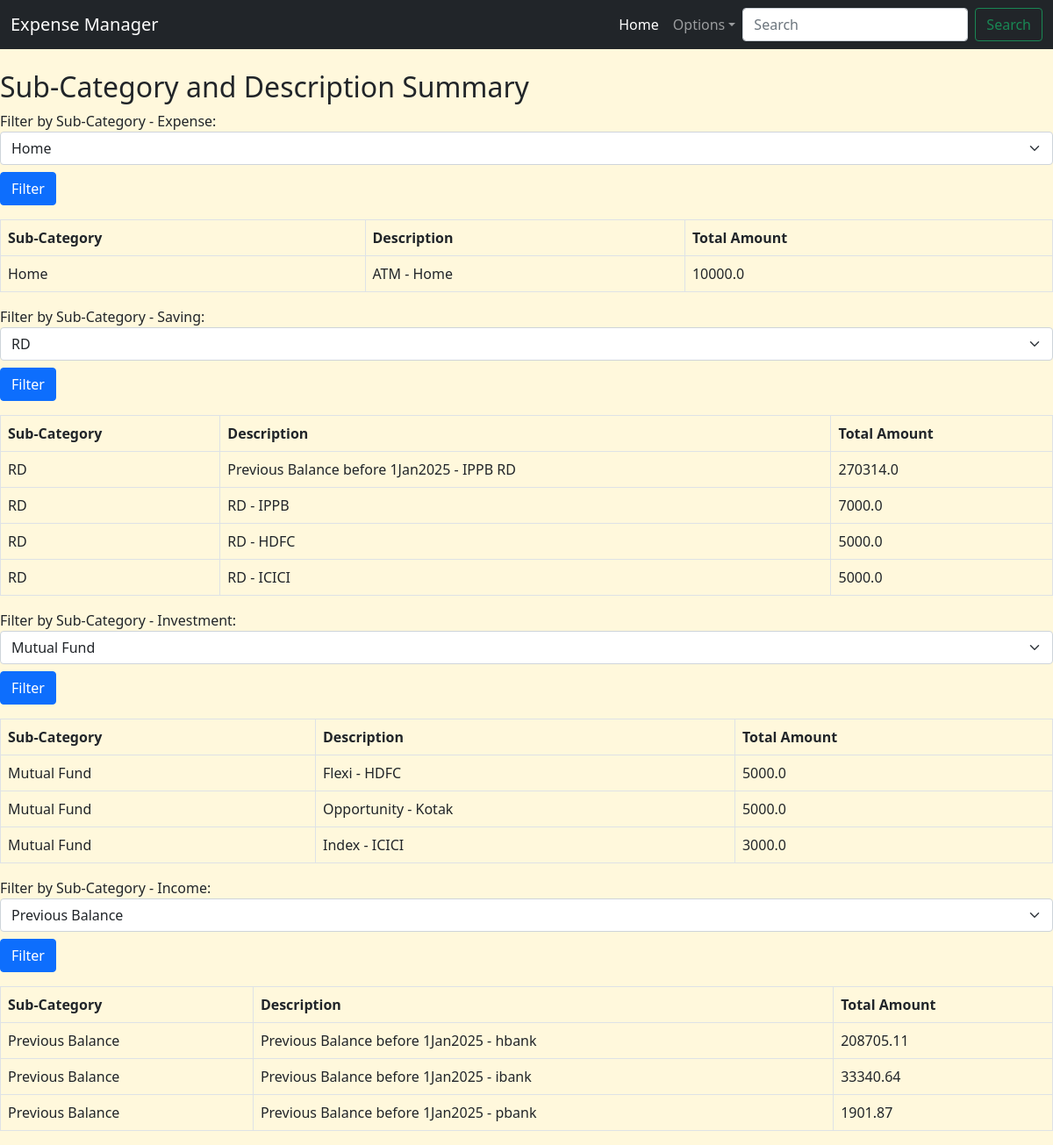
Before: /filtersummary with the older database file.
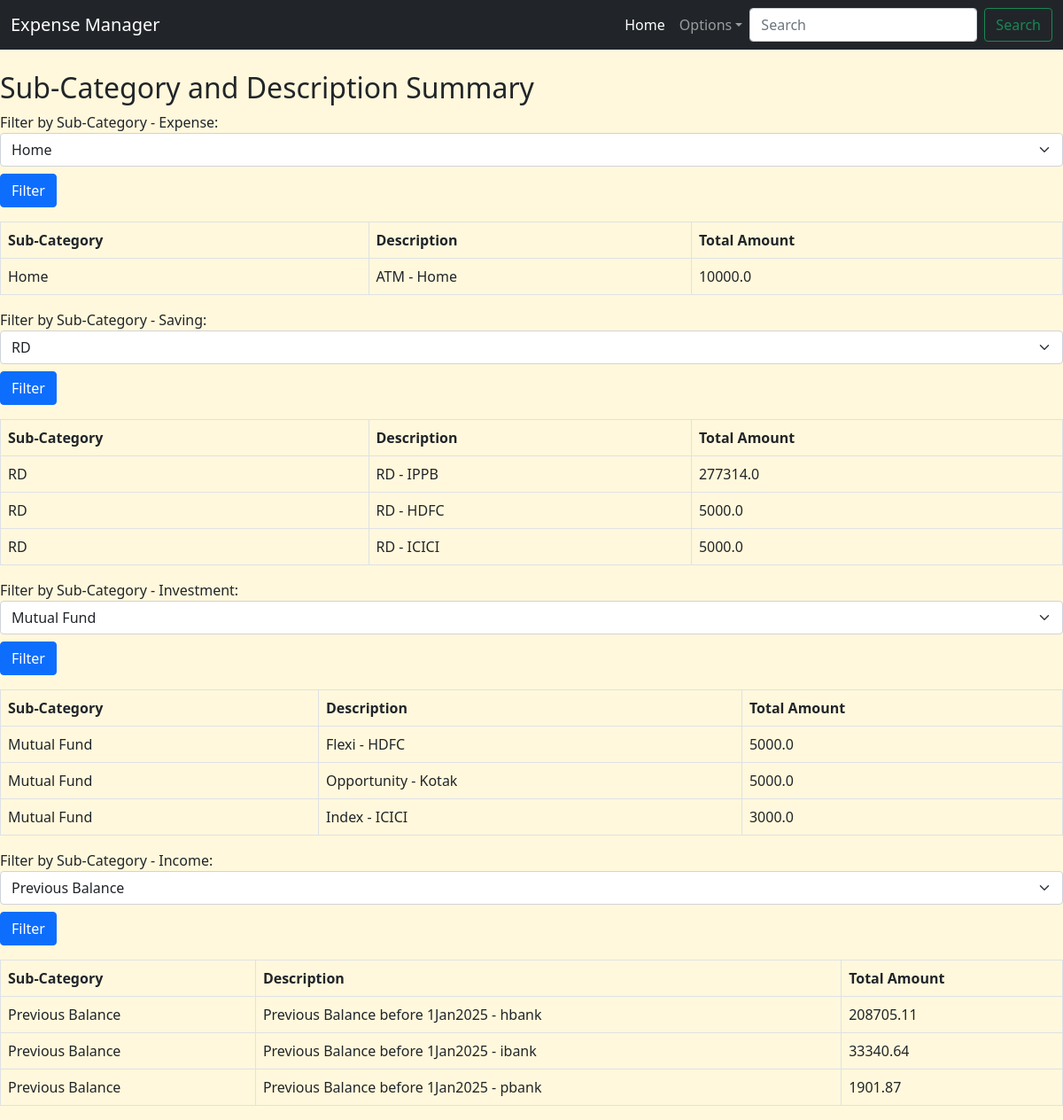
After: the same page with the newer database file.
### app.py (models this page shows)
class IncomeExpenseManager(db.Model):
    id = db.Column(db.Integer, primary_key=True)
    date = db.Column(db.Date, nullable=False)
    from_bank = db.Column(db.String(10), nullable=True)
    to_bank = db.Column(db.String(10), nullable=True)
    category = db.Column(db.String(20), nullable=False)
    sub_category = db.Column(db.String(50), nullable=False)
    description = db.Column(db.String(100), nullable=False)
    amount = db.Column(db.Float, nullable=False)

### app.py (the view)
@app.route('/filtersummary')
def category_filter():
    categories = ["expense", "saving", "investment", "income"]
    category_data = {}
    for category in categories:
        sub_categories = db.session.query(IncomeExpenseManager.sub_category).filter(IncomeExpenseManager.category == category).distinct().all()
        sub_categories = [row[0] for row in sub_categories]  # Extract values
        selected_sub_category = request.args.get(f'sub_category_{category}', sub_categories[0] if sub_categories else None)
        sub_cat_des_summary = (db.session.query(IncomeExpenseManager.sub_category, IncomeExpenseManager.description, db.func.sum(IncomeExpenseManager.amount).label('total_amount')).filter(IncomeExpenseManager.sub_category == selected_sub_category, IncomeExpenseManager.category == category).group_by(IncomeExpenseManager.sub_category, IncomeExpenseManager.description).order_by(db.func.sum(IncomeExpenseManager.amount).desc()).all())
        category_data[category] = {
            "sub_categories": sub_categories,
            "selected_sub_category": selected_sub_category,
            "sub_cat_des_summary": sub_cat_des_summary
        }
    return render_template("category_Filter.html", category_data=category_data)

### templates/category_filter.html
{% extends 'base.html' %}
{% block content %}
<h2 class="mt-4">Sub-Category and Description Summary</h2>
{% for category, data in category_data.items() %}
    <form method="GET" action="{{ url_for('category_filter') }}" class="mb-3">
        <label for="sub_category_{{ category }}">Filter by Sub-Category - {{ category.capitalize() }}:</label>
        <select name="sub_category_{{ category }}" id="sub_category_{{ category }}" class="form-select">
            {% for sub_category in data.sub_categories %}
            <option value="{{ sub_category }}" {% if sub_category == data.selected_sub_category %}selected{% endif %}>
                {{ sub_category }}
            </option>
            {% endfor %}
        </select>
        <button type="submit" class="btn btn-primary mt-2">Filter</button>
    </form>
    {% if data.sub_cat_des_summary %}
    <table class="table table-bordered table-hover">
        <thead>
            <tr>
                <th scope="col">Sub-Category</th>
                <th scope="col">Description</th>
                <th scope="col">Total Amount</th>
            </tr>
        </thead>
        <tbody>
            {% for sub_category, description, total_amount in data.sub_cat_des_summary %}
            <tr>
                <td>{{ sub_category }}</td>
                <td>{{ description }}</td>
                <td>{{ total_amount | round(2) }}</td>
            </tr>
            {% endfor %}
        </tbody>
    </table>
    {% else %}
    <p>No data available for the selected sub-category.</p>
    {% endif %}
{% endfor %}
{% endblock %}

### templates/base.html (shortened to what this page needs)
<!DOCTYPE html>
<html lang="en">
<head>
    <link href="https://cdn.jsdelivr.net/npm/bootstrap@5.0.2/dist/css/bootstrap.min.css" rel="stylesheet">
  </head>
<body>
    <header>
        <nav class="navbar navbar-expand-lg navbar-dark bg-dark">
            <div class="container-fluid">
              <a class="navbar-brand" href="{{url_for('index')}}">Expense Manager</a>
              <div class="collapse navbar-collapse" id="navbarSupportedContent">
                <ul class="navbar-nav ms-auto mb-2 mb-lg-0">
                  <li class="nav-item">
                    <a class="nav-link active" aria-current="page" href="{{url_for('index')}}">Home</a>
                  </li>
                  <li class="nav-item dropdown">
                    <a class="nav-link dropdown-toggle" href="#" role="button" data-bs-toggle="dropdown" aria-expanded="false">Options</a>
                  </li>
                </ul>
                <form class="d-flex" role="search">
                  <input class="form-control me-2" type="search" placeholder="Search" aria-label="Search">
                  <button class="btn btn-outline-success" type="submit">Search</button>
                </form>
              </div>
            </div>
          </nav>
    </header>
    <main>
        {% block content %}{% endblock %}
    </main>
</body>
</html>

### templates/base.html (style rules this page uses)
body { background-color: cornsilk; }

Changed rows visible on the page:
no longer on this page (row edited): IncomeExpenseManager: sub_category "RD", description "Previous Balance before 1Jan2025 - IPPB RD", amount "270314.0", shown under "Saving"
Other visible differences:
list line gone: "RD RD - IPPB 7000.0"
new list line: "RD RD - IPPB 277314.0"
